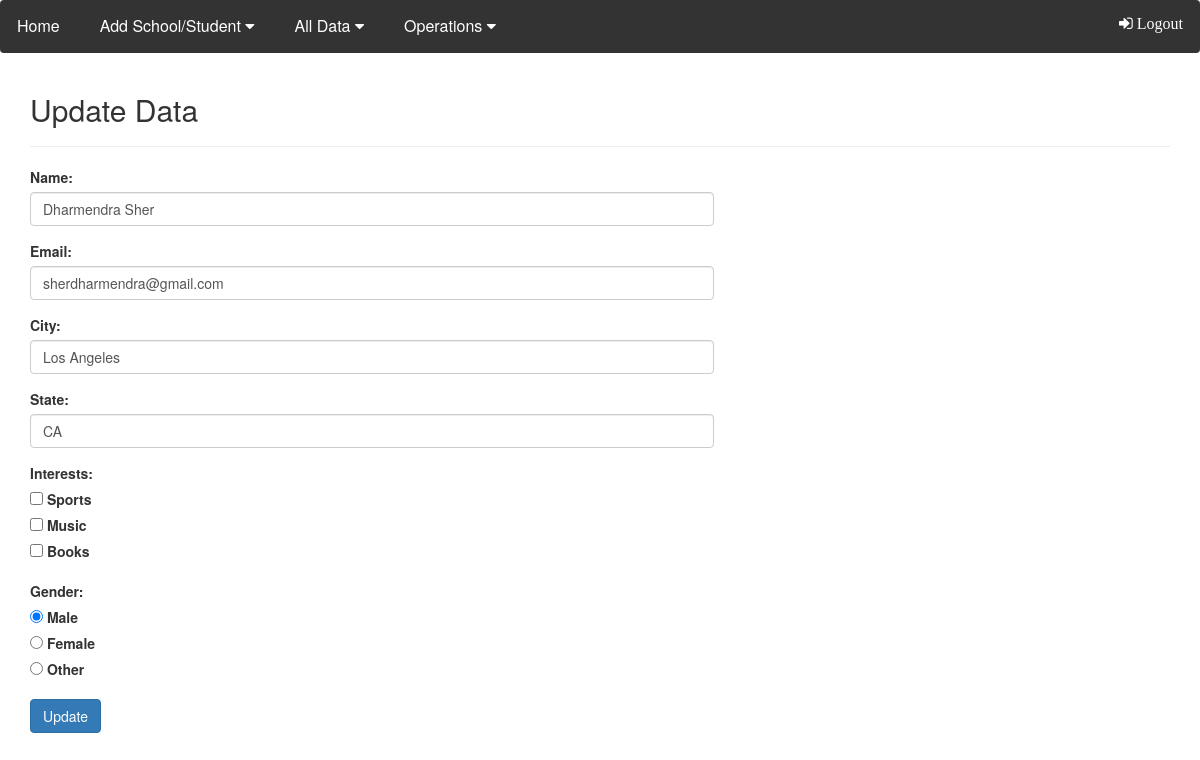
The app's page /app/update-data/1/ (signed in) with its own data.
### schoolapp/models.py (models this page shows, shortened)
class NewUser(models.Model):
    GENDER_CHOICES = (
        ('M', 'Male'),
        ('F', 'Female'),
        ('O', 'Other'),
    )
    name = models.CharField(max_length=255)
    password = models.CharField(max_length=255)
    email = models.EmailField()
    city = models.CharField(max_length=255)
    state = models.CharField(max_length=255)
    gender = models.CharField(max_length=1, choices=GENDER_CHOICES)
    interests = models.CharField(max_length=255, blank=True, null=True)
    documents = models.ManyToManyField('Document')

### schoolapp/views.py (the view, shortened to what this page needs)
# urls.py: path('update-data/<int:id>/', update_data, name='update_data'),
@login_required
def update_data(request, id):
    user = get_object_or_404(NewUser, pk=id)
    context = {
        'user': user
    }
    return render(request, 'update_data.html', context)

### schoolapp/template/update_data.html (shortened to what this page needs)
{% include "header.html" %}
<link rel="stylesheet" href="https://maxcdn.bootstrapcdn.com/bootstrap/3.4.1/css/bootstrap.min.css">
<div class="container">
  <h2>Update Data</h2>
  <hr>
  <form method="post" enctype="multipart/form-data">
    <div class="form-group">
      <label for="name">Name:</label>
      <input type="text" class="form-control" name="name" value="{{ user.name }}" required>
    </div>
    <div class="form-group">
      <label for="email">Email:</label>
      <input type="email" class="form-control" name="email" value="{{ user.email }}" required>
    </div>
    <div class="form-group">
      <label for="city">City:</label>
      <input type="text" class="form-control" name="city" value="{{ user.city }}" required>
    </div>
    <div class="form-group">
      <label for="state">State:</label>
      <input type="text" class="form-control" name="state" value="{{ user.state }}" required>
    </div>
    <div class="form-group">
      <label for="interests">Interests:</label><br>
      <input type="checkbox" id="sports" name="interests[]" value="sports" {% if 'sports' in user.interests %}checked{% endif %}>
      <label for="sports">Sports</label><br>
      <input type="checkbox" id="music" name="interests[]" value="music" {% if 'music' in user.interests %}checked{% endif %}>
      <label for="music">Music</label><br>
      <input type="checkbox" id="books" name="interests[]" value="books" {% if 'books' in user.interests %}checked{% endif %}>
      <label for="books">Books</label>
    </div>
    <div class="form-group">
      <label for="gender">Gender:</label><br>
      <input type="radio" id="male" name="gender" value="M" {% if user.gender == 'M' %}checked{% endif %}>
      <label for="male">Male</label><br>
      <input type="radio" id="female" name="gender" value="F" {% if user.gender == 'F' %}checked{% endif %}>
      <label for="female">Female</label><br>
      <input type="radio" id="other" name="gender" value="O" {% if user.gender == 'O' %}checked{% endif %}>
      <label for="other">Other</label>
    </div>
    <input type="submit" class="btn btn-primary" value="Update">
  </form>
</div>

### schoolapp/template/header.html (style rules this page uses)
body { font-family: Arial, Helvetica, sans-serif; }

### schoolapp/template/update_data.html (style rules this page uses)
.form-control { width: 60%; }

### records on screen
NewUser: name "Dharmendra Sher", email "sherdharmendra@gmail.com", city "Los Angeles", state "CA", gender "☑ Male", gender "☐ Female", gender "☐ Other"
